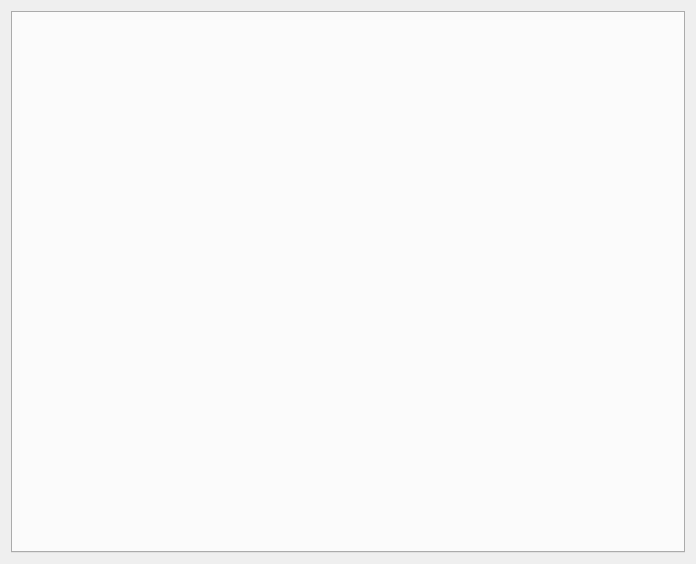
<?xml version="1.0" encoding="UTF-8"?>
<ui version="4.0">
 <class>NetworkView</class>
 <widget class="QWidget" name="NetworkView">
  <property name="geometry">
   <rect>
    <x>0</x>
    <y>0</y>
    <width>696</width>
    <height>564</height>
   </rect>
  </property>
  <property name="windowTitle">
   <string>Form</string>
  </property>
  <layout class="QGridLayout" name="gridLayout">
   <item row="0" column="0">
    <widget class="QTabWidget" name="tabWidget"/>
   </item>
  </layout>
 </widget>
 <resources/>
 <connections/>
</ui>
